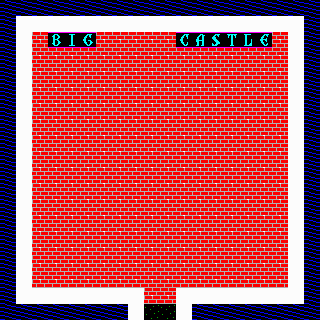

Rendered tile map (Tiled .tmx) drawn with the repository's tilesets; below, a short description and the map source with its tile grids summarised:
An orthogonal 20x20 tile map with 16x16 px tiles, 2 tile layers (floorLayer, cityLayer).

<map version="1.2" tiledversion="1.2.3" orientation="orthogonal" renderorder="right-down" width="20" height="20" tilewidth="16" tileheight="16" infinite="0" nextlayerid="3" nextobjectid="1">
 <tileset firstgid="1" name="ultima" tilewidth="16" tileheight="16" tilecount="256" columns="16">
  <image source="ultima.gif" width="256" height="256" />
  <tile id="4">
   <properties>
    <property name="grass" type="bool" value="true" />
   </properties>
  </tile>
  <tile id="72">
   <properties>
    <property name="walls" type="bool" value="true" />
   </properties>
  </tile>
 </tileset>
 <layer id="2" name="floorLayer" width="20" height="20">
  <data>[400 cells, 400 non-empty, 1 distinct tile ids]</data>
 </layer>
 <layer id="1" name="cityLayer" width="20" height="20">
  <data>[400 cells, 151 non-empty, 12 distinct tile ids]</data>
 </layer>
</map>
